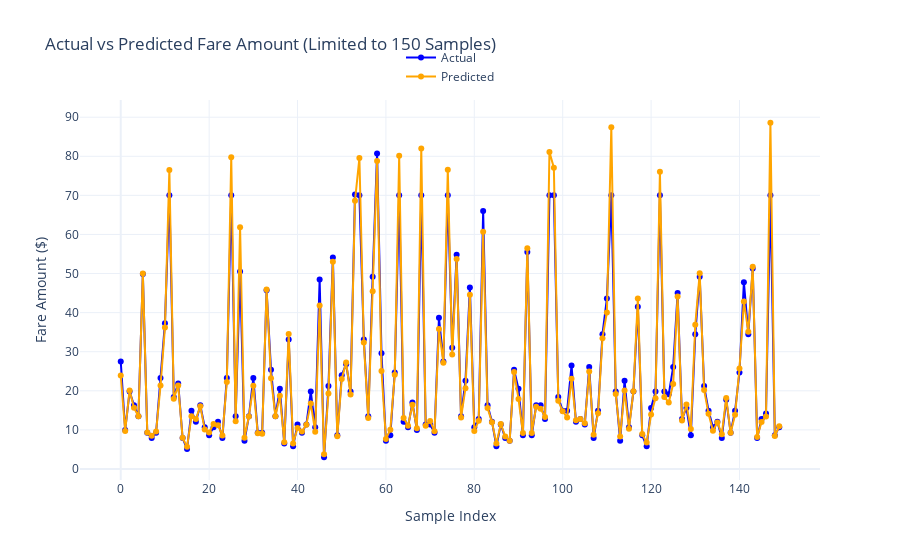

Notebook code for this chart:
### Code cell
from sklearn.linear_model import LinearRegression
from data import *
from model import *

taxi_type = YELLOW
train_sql = getSqlForModeling(taxi_type, isTrain=True)
test_sql = getSqlForModeling(taxi_type, isTrain=False)

model = LinearRegression()

# Training
with DR.engn.connect() as conn:
    processed = 0
    for df in pd.read_sql(train_sql, conn, chunksize=CHUNK_SIZE):
        processed += len(df)
        X = df[FEATURES]
        y = df[VARIABLE]

        model.fit(X, y)
        O.out(f'Trained {processed} rows')

storeModel(model, f'{taxi_type}_{VARIABLE}_{LINEAR_REGRESSION}')

# Predictions
with DR.engn.connect() as conn:
    processed = 0
    y_test = []
    y_pred = []
    for df in pd.read_sql(test_sql, conn, chunksize=CHUNK_SIZE):
        processed += len(df)
        X = df[FEATURES]
        y_test.append(df[VARIABLE])

        y_pred.append(model.predict(X))
        O.out(f'Predicted {processed} rows')

# Performance
merged_y_test = pd.concat(y_test, ignore_index=True)
merged_y_pred = np.concatenate(y_pred)

showPerformance(merged_y_test, merged_y_pred)

### Figure 1 — Plotly figure (JSON) as saved in the notebook; plotly's stock layout.template omitted (floating-point values rounded to 4 significant figures; data arrays with more than 128 entries replaced by an {"elided": "..."} marker saying what was removed)
{"data": [{"line": {"color": "blue"}, "mode": "lines+markers", "name": "Actual", "type": "scatter", "x": {"elided": "150 int values"}, "y": {"elided": "150 float values"}}, {"line": {"color": "orange"}, "mode": "lines+markers", "name": "Predicted", "type": "scatter", "x": {"elided": "150 int values"}, "y": {"elided": "150 float values"}}], "layout": {"legend": {"x": 0.5, "xanchor": "center", "y": 1.15, "yanchor": "top"}, "title": {"text": "Actual vs Predicted Fare Amount (Limited to 150 Samples)"}, "xaxis": {"title": {"text": "Sample Index"}}, "yaxis": {"title": {"text": "Fare Amount ($)"}}}}
